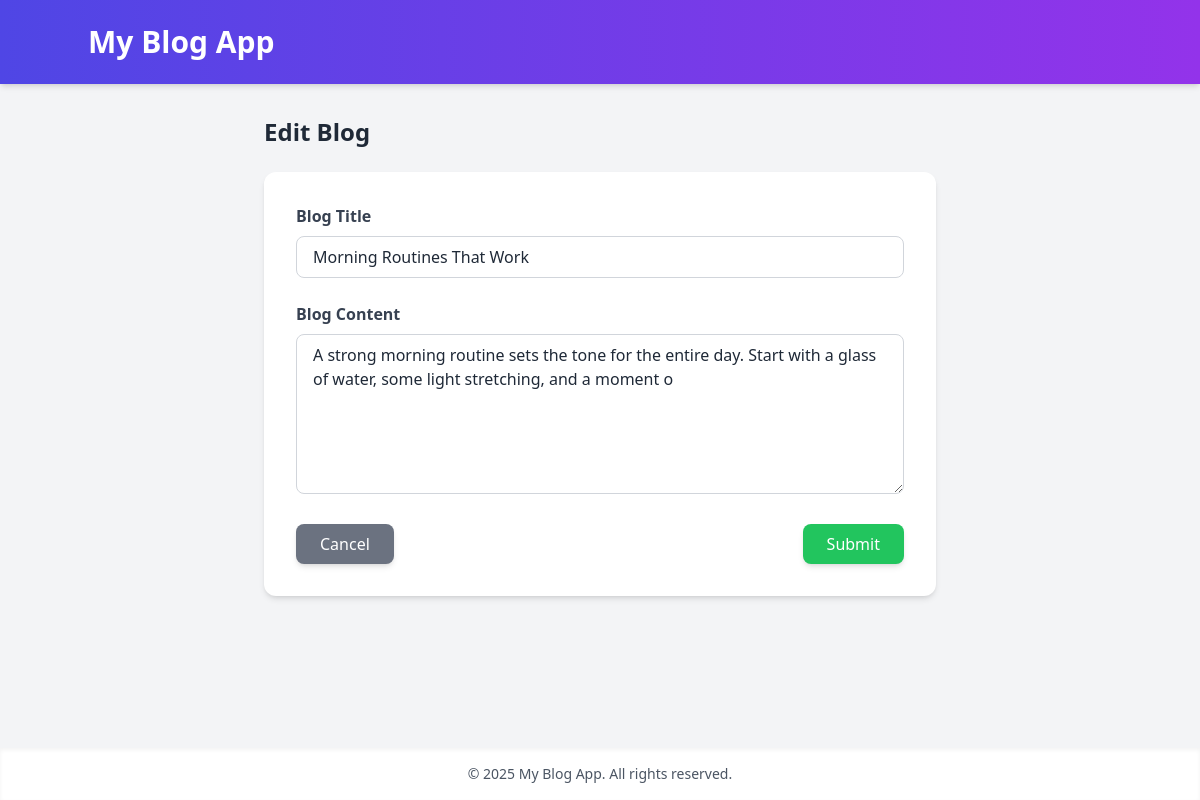
The app's page /edit-blog/1/ with its own data.
### blog/models.py (models this page shows, shortened)
class Blog(models.Model):
    title = models.CharField(max_length=200)
    content = models.TextField()
    created_at = models.DateTimeField(auto_now_add=True)
    updated_at = models.DateTimeField(auto_now=True)

### blog/views.py (the view)
# urls.py: path('edit-blog/<int:pk>/', views.edit_blog, name='edit_blog'),
def edit_blog(request, pk):
    blog = get_object_or_404(Blog, pk=pk)
    if request.method == 'POST':
        form = BlogForm(request.POST, instance=blog)
        if form.is_valid():
            form.save()
            messages.success(request, 'Blog updated successfully!')
            return redirect('home')
    else:
        form = BlogForm(instance=blog)
    return render(request, 'blog_form.html', {
        'form': form,
        'form_title': 'Edit Blog'
    })

### blog/forms.py
class BlogForm(forms.ModelForm):
    class Meta:
        model = Blog
        fields = ['title', 'content']
        widgets = {
            'title': forms.TextInput(attrs={
                'class': 'w-full px-4 py-2 border border-gray-300 rounded-lg focus:outline-none focus:ring-2 focus:ring-indigo-500',
                'placeholder': 'Enter blog title'
            }),
            'content': forms.Textarea(attrs={
                'class': 'w-full h-40 px-4 py-2 border border-gray-300 rounded-lg focus:outline-none focus:ring-2 focus:ring-indigo-500',
                'placeholder': 'Write your blog content here...'
            })
        }

### blog/templates/blog_form.html (shortened to what this page needs)
{% extends 'base.html' %}
{% block content %}
<div class="max-w-2xl mx-auto">
    <h2 class="text-2xl font-bold mb-6">{{ form_title }}</h2>
    <form method="POST" class="bg-white rounded-xl shadow-md p-8">
        <div class="mb-6">
            <label for="id_title" class="block text-gray-700 font-semibold mb-2">Blog Title</label>
            {{ form.title }}
        </div>
        <div class="mb-6">
            <label for="id_content" class="block text-gray-700 font-semibold mb-2">Blog Content</label>
            {{ form.content }}
        </div>
        <div class="flex justify-between">
            <a href="{% url 'home' %}" class="bg-gray-500 hover:bg-gray-600 text-white px-6 py-2 rounded-lg font-medium shadow-md transition duration-300">
                Cancel
            </a>
            <button type="submit" class="bg-green-500 hover:bg-green-600 text-white px-6 py-2 rounded-lg font-medium shadow-md transition duration-300">
                Submit
            </button>
        </div>
    </form>
</div>
{% endblock %}

### records on screen
Blog: title "Morning Routines That Work", content "A strong morning routine sets the tone for the entire day. Start with a glass of water, some light stretching, and a moment o"
